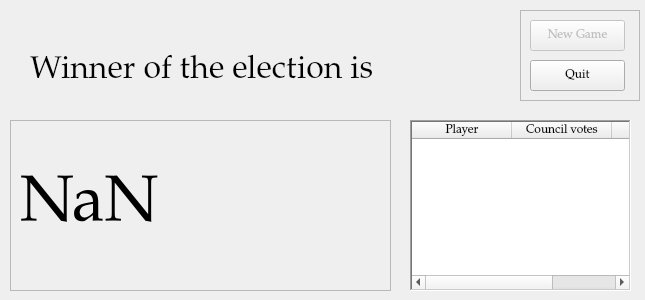
<?xml version="1.0" encoding="UTF-8"?>
<ui version="4.0">
 <class>GameEndedDialog</class>
 <widget class="QDialog" name="GameEndedDialog">
  <property name="geometry">
   <rect>
    <x>0</x>
    <y>0</y>
    <width>645</width>
    <height>300</height>
   </rect>
  </property>
  <property name="font">
   <font>
    <family>URW Palladio L</family>
   </font>
  </property>
  <property name="windowTitle">
   <string>Dialog</string>
  </property>
  <property name="modal">
   <bool>true</bool>
  </property>
  <widget class="QLabel" name="label">
   <property name="geometry">
    <rect>
     <x>30</x>
     <y>20</y>
     <width>361</width>
     <height>101</height>
    </rect>
   </property>
   <property name="font">
    <font>
     <pointsize>24</pointsize>
    </font>
   </property>
   <property name="text">
    <string>Winner of the election is</string>
   </property>
  </widget>
  <widget class="QFrame" name="frame">
   <property name="geometry">
    <rect>
     <x>520</x>
     <y>10</y>
     <width>120</width>
     <height>91</height>
    </rect>
   </property>
   <property name="frameShape">
    <enum>QFrame::StyledPanel</enum>
   </property>
   <property name="frameShadow">
    <enum>QFrame::Raised</enum>
   </property>
   <widget class="QPushButton" name="pushButton">
    <property name="enabled">
     <bool>false</bool>
    </property>
    <property name="geometry">
     <rect>
      <x>10</x>
      <y>10</y>
      <width>95</width>
      <height>31</height>
     </rect>
    </property>
    <property name="text">
     <string>New Game</string>
    </property>
    <property name="checkable">
     <bool>false</bool>
    </property>
    <property name="checked">
     <bool>false</bool>
    </property>
   </widget>
   <widget class="QPushButton" name="pushButton_2">
    <property name="geometry">
     <rect>
      <x>10</x>
      <y>50</y>
      <width>95</width>
      <height>31</height>
     </rect>
    </property>
    <property name="text">
     <string>Quit</string>
    </property>
   </widget>
  </widget>
  <widget class="QFrame" name="frame_2">
   <property name="geometry">
    <rect>
     <x>10</x>
     <y>120</y>
     <width>381</width>
     <height>171</height>
    </rect>
   </property>
   <property name="frameShape">
    <enum>QFrame::StyledPanel</enum>
   </property>
   <property name="frameShadow">
    <enum>QFrame::Raised</enum>
   </property>
   <widget class="QLabel" name="winnerLabel">
    <property name="geometry">
     <rect>
      <x>10</x>
      <y>10</y>
      <width>351</width>
      <height>151</height>
     </rect>
    </property>
    <property name="font">
     <font>
      <pointsize>49</pointsize>
     </font>
    </property>
    <property name="text">
     <string>NaN</string>
    </property>
   </widget>
  </widget>
  <widget class="QTableWidget" name="scoreQTableWidget">
   <property name="geometry">
    <rect>
     <x>410</x>
     <y>120</y>
     <width>221</width>
     <height>171</height>
    </rect>
   </property>
   <property name="frameShape">
    <enum>QFrame::WinPanel</enum>
   </property>
   <property name="frameShadow">
    <enum>QFrame::Sunken</enum>
   </property>
   <column>
    <property name="text">
     <string>Player</string>
    </property>
   </column>
   <column>
    <property name="text">
     <string>Council votes</string>
    </property>
   </column>
   <column>
    <property name="text">
     <string>Score</string>
    </property>
   </column>
  </widget>
 </widget>
 <resources/>
 <connections>
  <connection>
   <sender>pushButton_2</sender>
   <signal>clicked()</signal>
   <receiver>GameEndedDialog</receiver>
   <slot>reject()</slot>
   <hints>
    <hint type="sourcelabel">
     <x>317</x>
     <y>81</y>
    </hint>
    <hint type="destinationlabel">
     <x>247</x>
     <y>98</y>
    </hint>
   </hints>
  </connection>
 </connections>
</ui>
